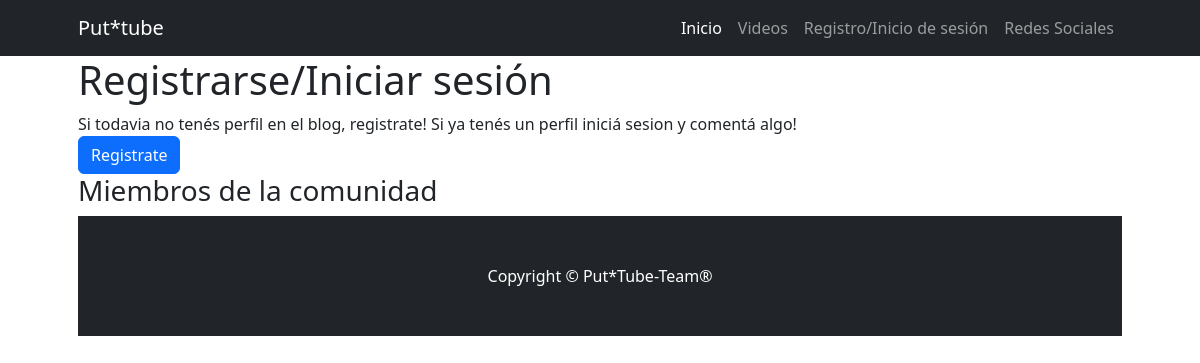
Page /Cliente/ on the earlier database version.
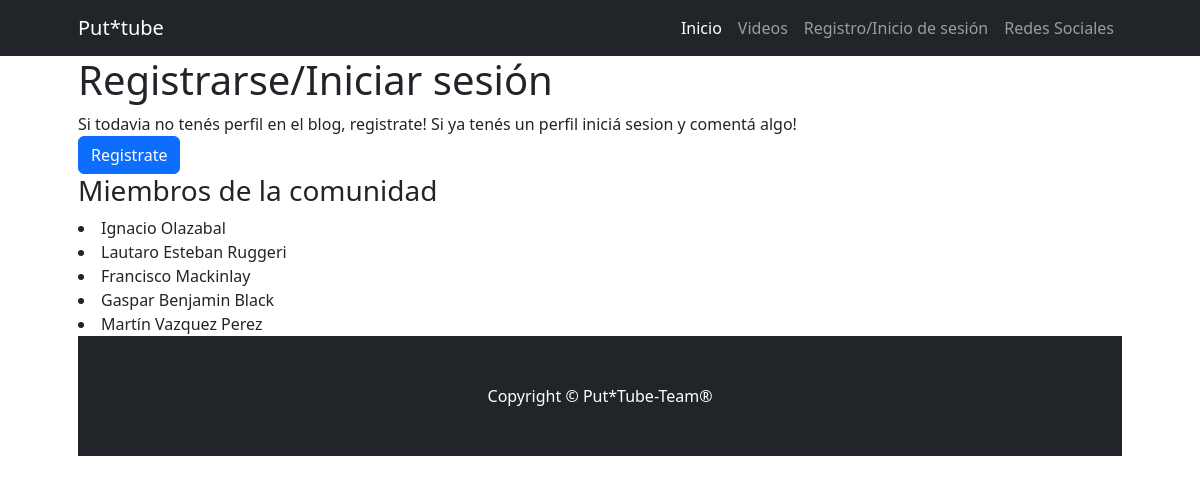
Same page on the later database version.
### Cliente/models.py (models this page shows)
class Usuario(models.Model):
    nombre = models.CharField(max_length = 100)
    apellido = models.CharField(max_length = 100)
    usuario = models.CharField(max_length = 20, null = False)
    contraseña = models.CharField(max_length = 20, null = False)
    fecha_nacimiento = models.DateField(null = True, blank = True)
    pais_origen = models.ForeignKey(Pais, on_delete = models.SET_NULL, null = True, blank = True)
    def __str__(self):
        return f"{self.nombre} {self.apellido}"

### Cliente/views.py (the view)
# urls.py: path("", views.view_Cliente, name = "Cliente"),
def view_Cliente(request):
    usuario = models.Usuario.objects.all()
    context = {"Usuarios" : usuario}
    return render(request, "Cliente/index.html", context)

### Cliente/templates/Cliente/index.html (shortened to what this page needs)
{% extends 'MainM/base.html' %}
{% block contenido_titulo %}
    Registrarse/Iniciar sesión
{% endblock contenido_titulo %}
{% block contenido %}
    Si todavia no tenés perfil en el blog, registrate! Si ya tenés un perfil iniciá sesion y comentá algo!
    <a class="btn btn-primary" href="{% url 'Cliente:crear_usuarios' %}">Registrate</a>
    <h3>Miembros de la comunidad</h3>
    {% for persona in Usuarios %}
        <li>
            {{persona}}
        </li>
    {% endfor %}
{% endblock contenido %}

### MainM/templates/MainM/base.html (shortened to what this page needs)
{% load static %}
<!DOCTYPE html>
<html lang="es">
    <head>
        <link href="{% static 'MainM/css/styles.css' %}" rel="stylesheet" />
    </head>
    <body>
        {% include 'MainM/navbar.html' %}
        <div class="container px-4 px-lg-5">
            <h1>
                {% block contenido_titulo %}
                {% endblock contenido_titulo %}
            </h1>
            {% block contenido %}
            {% endblock contenido %}
            {% include 'MainM/footer.html' %}
    </body>
</html>

### MainM/templates/MainM/navbar.html (shortened to what this page needs)
<nav class="navbar navbar-expand-lg navbar-dark bg-dark">
    <div class="container px-5">
        <a class="navbar-brand" href="#!">Put*tube</a>
        <div class="collapse navbar-collapse" id="navbarSupportedContent">
            <ul class="navbar-nav ms-auto mb-2 mb-lg-0">
                <li class="nav-item"><a class="nav-link active" aria-current="page" href="{% url 'MainM:MainM' %}">Inicio</a></li>
                <li class="nav-item"><a class="nav-link" href="{% url 'Producto:Producto' %}">Videos</a></li>
                <li class="nav-item"><a class="nav-link" href="{% url 'Cliente:Cliente' %}">Registro/Inicio de sesión</a></li>
                <li class="nav-item"><a class="nav-link" href="{% url 'MainM:Redes' %}">Redes Sociales</a></li>
            </ul>
        </div>
    </div>
</nav>

### MainM/templates/MainM/footer.html
<footer class="py-5 bg-dark">
    <div class="container px-4 px-lg-5"><p class="m-0 text-center text-white">Copyright &copy; Put*Tube-Team&REG;</p></div>
</footer>

Differences in the rows shown:
added Usuario: nombre+apellido "Ignacio Olazabal"
added Usuario: nombre+apellido "Lautaro Esteban Ruggeri"
added Usuario: nombre+apellido "Francisco Mackinlay"
added Usuario: nombre+apellido "Gaspar Benjamin Black"
added Usuario: nombre+apellido "Martín Vazquez Perez"
